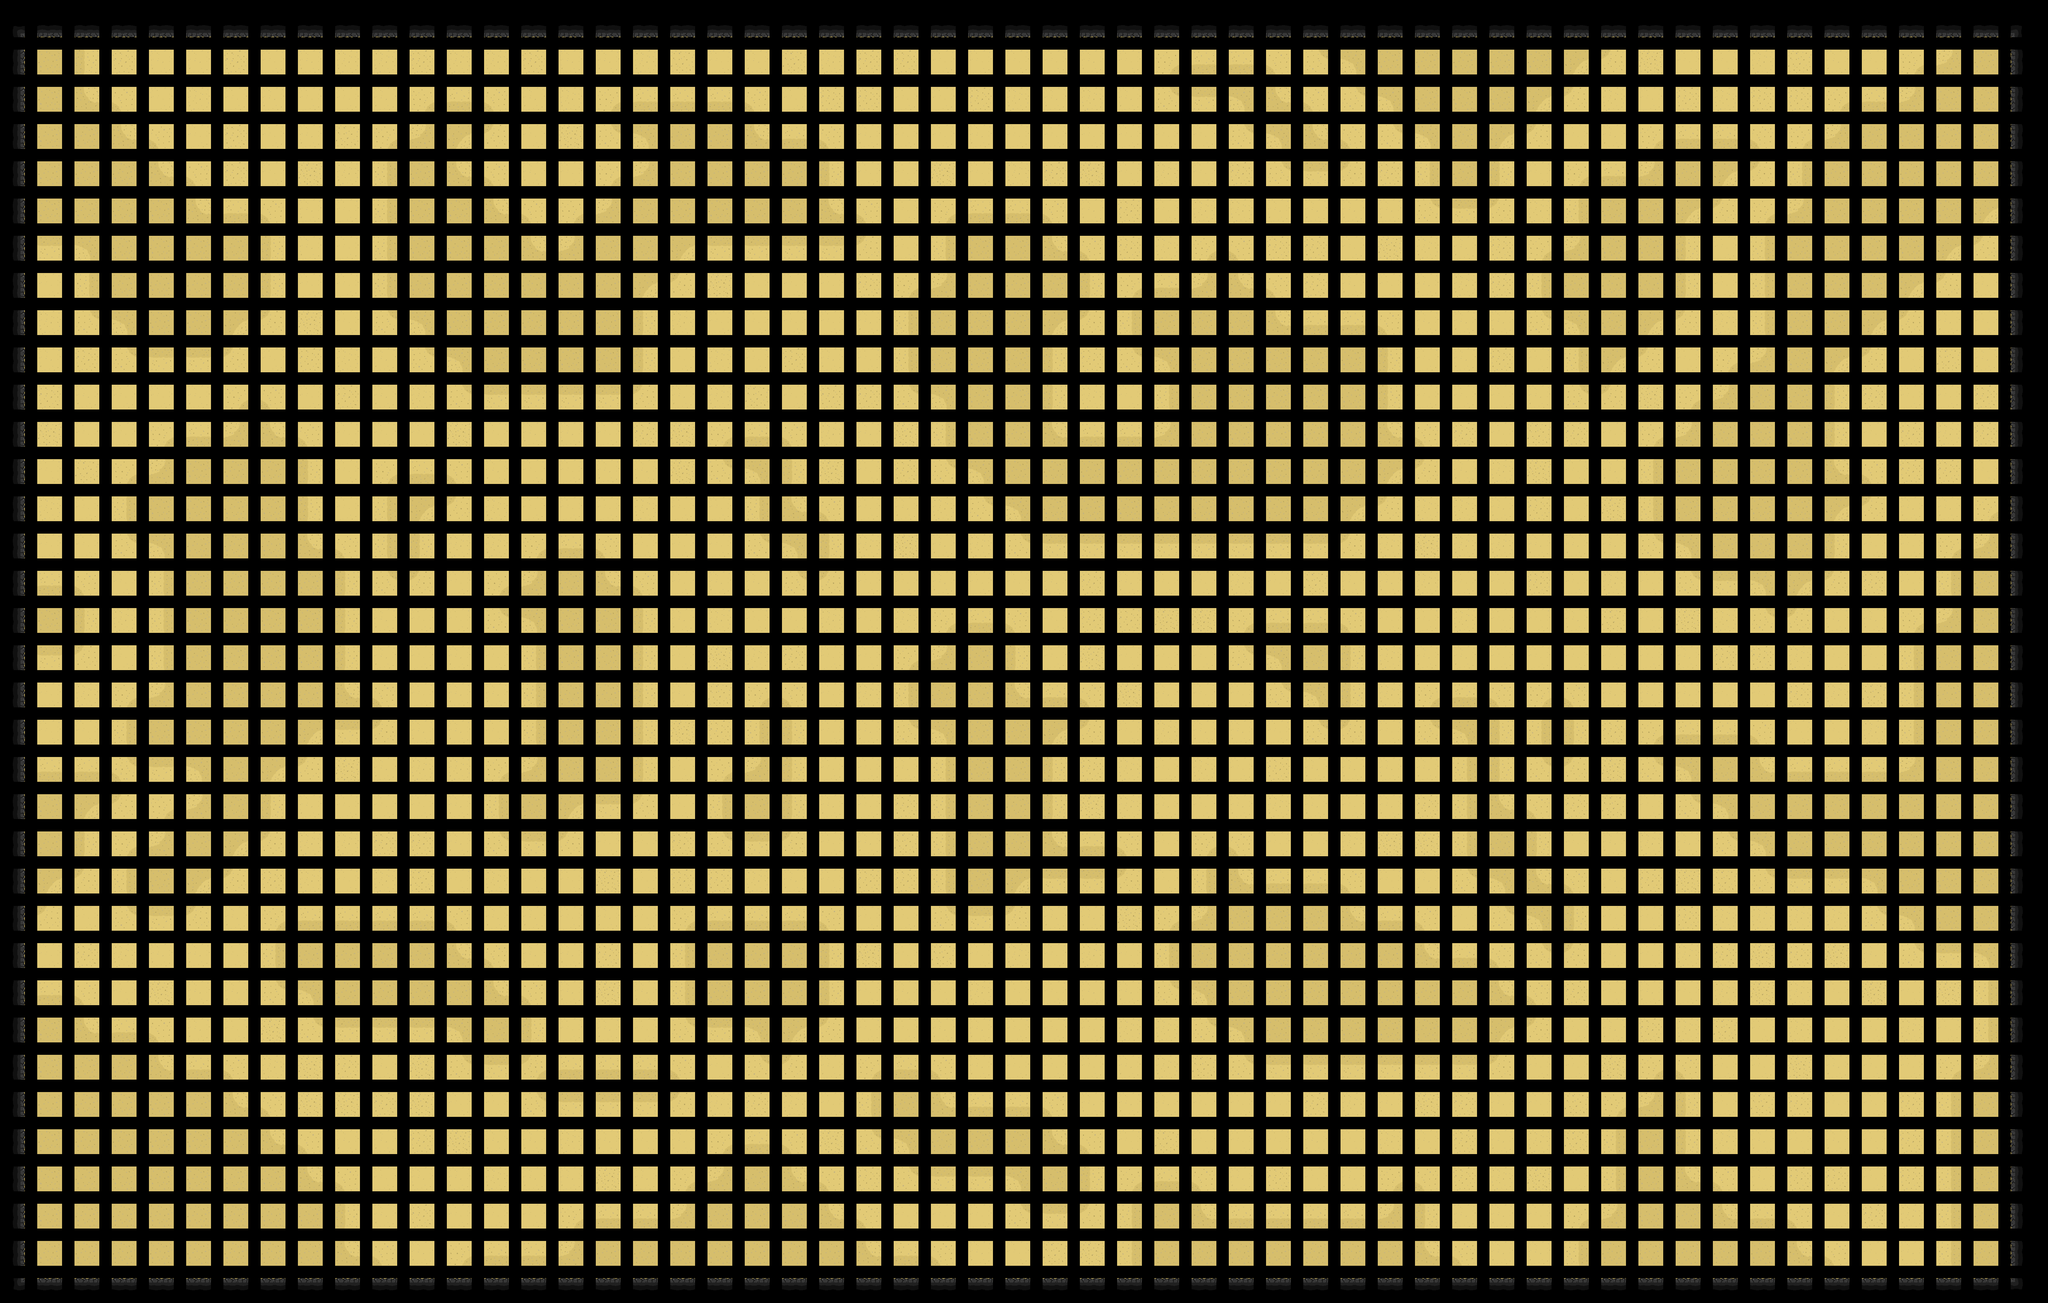

This game map was drawn from its Tiled (.tmx) file and the tilesets committed beside it. A one-line description and the trimmed map source follow:
An orthogonal 55x35 tile map with 120x120 px tiles, 2 tile layers (Sand, Walls), 1 hidden layer not drawn, 2 tilesets.

<map version="1.10" tiledversion="1.12.2" orientation="orthogonal" renderorder="right-down" width="55" height="35" tilewidth="120" tileheight="120" infinite="0" nextlayerid="4" nextobjectid="1">
 <tileset firstgid="1" source="../tsx/Sand.tsx" />
 <tileset firstgid="31" source="../tsx/Walls.tsx" />
 <layer id="1" name="Sand" width="55" height="35">
  <data>[1925 cells, 1925 non-empty, 21 distinct tile ids]</data>
 </layer>
 <layer id="2" name="Walls" width="55" height="35">
  <data>[1925 cells, 1925 non-empty, 10 distinct tile ids]</data>
 </layer>
 <layer id="3" name="Wall_Hit" width="55" height="35" visible="0">
  <data>[1925 cells, 176 non-empty, 1 distinct tile ids]</data>
 </layer>
</map>
